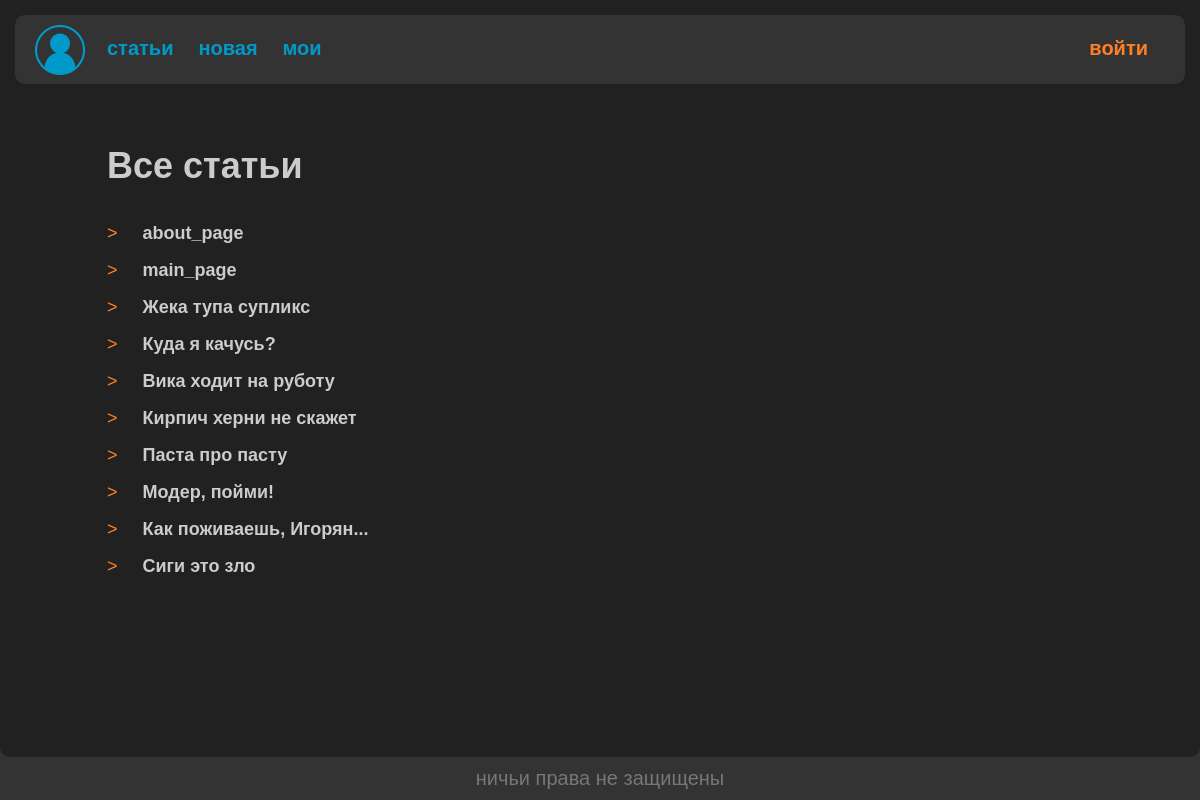
Page /pager/list/ on the committed database.
### pager/models.py (models this page shows, shortened)
class Page(models.Model):
    name = models.CharField(max_length=25)
    text = models.TextField(blank=True)
    date = models.DateTimeField(auto_now_add=True)
    user = models.ForeignKey('userface.CustomUser',
                             on_delete=models.SET_NULL,
                             null=True,
                             related_name='author')
    def __str__(self):
        return self.name
    def get_absolute_url(self, prefix='text'):
        return reverse(prefix, kwargs={'page_id': self.id})
    class Meta:
        ordering = ['-date']  # установка дефолтной сортировке по дате

### pager/views.py (the view)
# urls.py: path('list/', ListPage.as_view(), name='list'),
class ListPage(DataMixin, ListView):
    model = Page
    context_object_name = 'list'
    template_name = 'pager/list.html'
    extra_context = DataMixin.get_context({'title': 'Все статьи'})

### pager/templates/pager/list.html
{% extends 'userface/base.html' %}
{% block content %}
<h1>{{ title }}</h1>
<br>
{%for i in list%}
<div class="list-elem-div">
    {% if delete_button %}
    <a class="del-buttons" href="{{ i.get_absolute_url_del }}">X</a>
    {% else %}
    <a class="del-buttons">></a>
    {% endif %}
    <a class="list-buttons" href="{{ i.get_absolute_url }}">{{i}}</a>
    <br>
</div>
{%endfor%}
{% endblock %}

### userface/templates/userface/base.html (shortened to what this page needs)
{% load static %}
<!DOCTYPE html>
<html>
<head>
    <link type="text/css" href="{% static 'userface/css/styles.css' %}" rel="stylesheet"/>
</head>
<body>
<div class="sub-body">
    <div class="over-border">
        <div class="header">
            <div class="logo">
                <a href="{% url 'main' %}"><img src="{% static 'userface/images/icon.png' %}" alt=""></a>
            </div>
            <div class="nav">
                {% block menu %}
                    {% for m in menu %}
                        <a class='nav-item' href="{% url m.url %}">{{ m.title }}</a>
                    {% endfor %}
                    {% if request.user.is_authenticated %}
                        <a class="nav-last" href="{% url 'my_profile' %}">{{ request.user.username }}</a>
                    {% else %}
                        <a class="nav-last" href="{% url 'login' %}">войти</a>
                    {% endif %}
                {% endblock %}
            </div>
        </div>
    </div>
    <div class="content">
        {% block content %}
        {% endblock %}
    </div>
</div>
<div class="footer">
    ничьи права не защищены
</div>
</body>
</html>

### userface/static/userface/css/styles.css (style rules this page uses)
* { margin: 0px; padding: 0px; font-family: sans-serif; text-decoration: none; }
body { background-color: #333333; height: 100%; }
.sub-body { background-color: #212121; border-radius: 10px; }
.over-border { border: 15px solid #212121; }
.header { weight: 100%; height: 250; background-color: #333333; border: 5px solid #333333; border-radius: 10px; display: flex; }
.logo { margin: 5px 5px 0px 15px; }
.nav { width: 100%; font-size: 20px; margin: 17px; box-sizing border-box; overflow: hidden; }
.nav-item { float: left; margin-right: 25px; color: #009ACA; font-weight: 700; }
.nav-last { float: right; margin-right: 15px; color: #FF7F27; font-weight: 700; }
.content { font-size: 18px; padding: 40px 107px 40px 107px; color: #CCCCCC; text-align: justify; font-weight: 500; line-height: 1.5; min-height: calc(100vh - 222px); }
.list-elem-div { margin-bottom: 10px; }
.del-buttons { color: #FF7F27; margin-right: 20px; }
.list-buttons { color: #CCCCCC; text-decoration: none; font-weight: 700; margin-right: 25px; }
.footer { color: #777777; text-align: center; font-size: 20px; background-color: #333333; border: 10px solid #333333; }

### rows in the picture
Page: name "about_page"
Page: name "main_page"
Page: name "Жека тупа супликс"
Page: name "Куда я качусь?"
Page: name "Вика ходит на руботу"
Page: name "Кирпич херни не скажет"
Page: name "Паста про пасту"
Page: name "Модер, пойми!"
Page: name "Как поживаешь, Игорян..."
Page: name "Сиги это зло"

### other values in the picture
{{ m.title }} "статьи" "новая" "мои"
{{ title }} "Все статьи"
